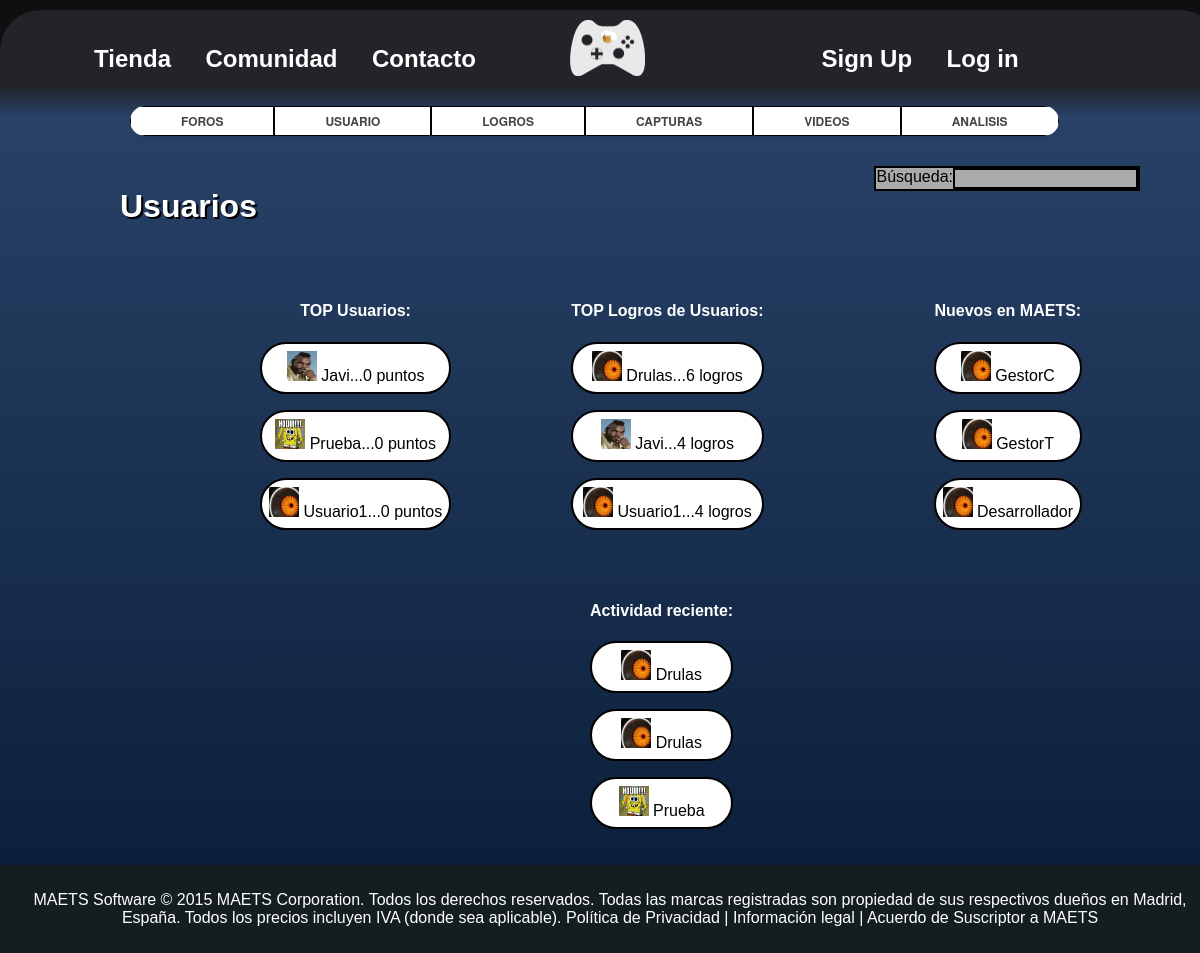
The page /community/usuarios.php on the database as committed earlier.
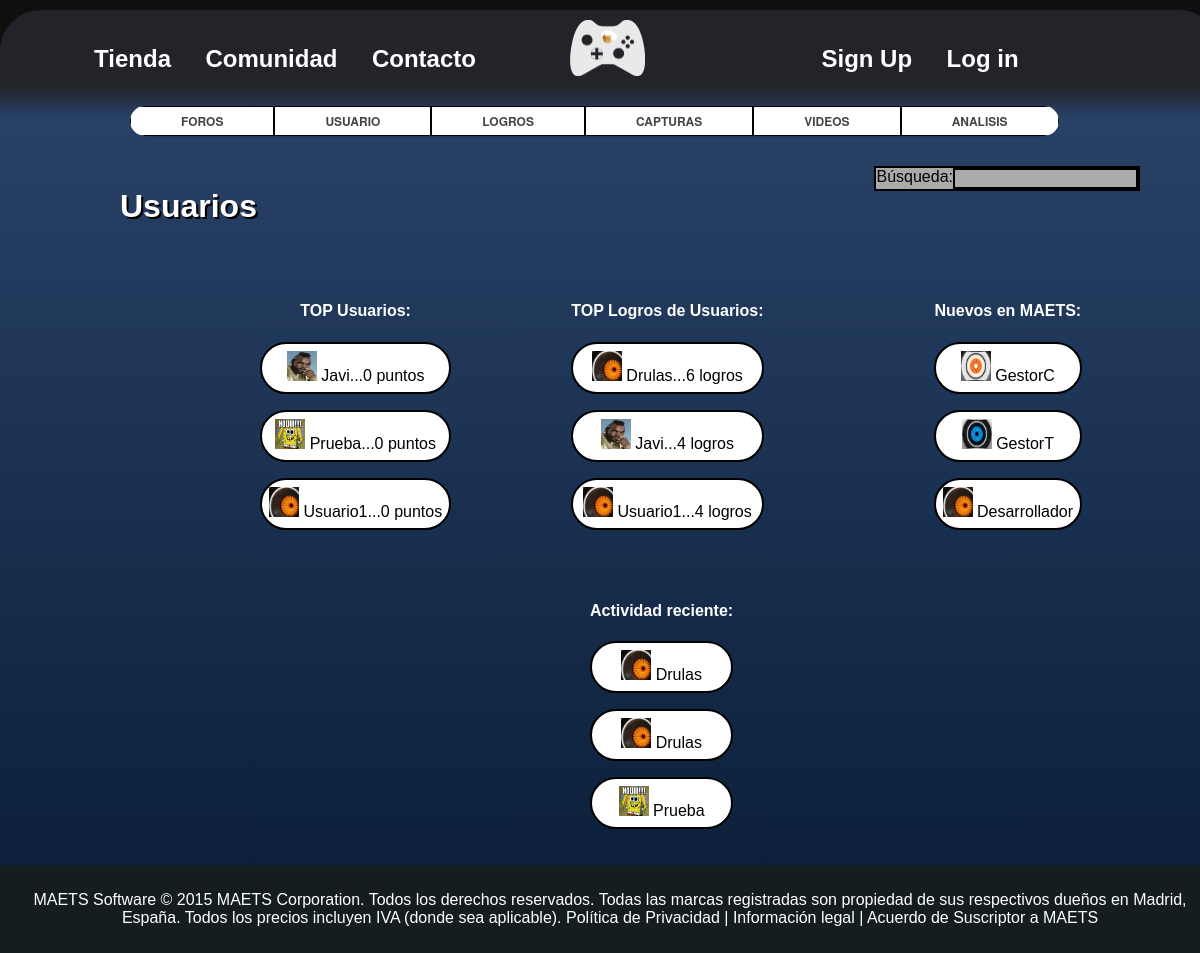
The same page on the database as committed later.
### tables this page shows
CREATE TABLE IF NOT EXISTS `usuario` (
`Id` int(10) NOT NULL,
  `Nick` varchar(20) NOT NULL,
  `Contrasenia` varchar(100) NOT NULL,
  `Nombre` varchar(20) NOT NULL,
  `Apellidos` varchar(50) NOT NULL,
  `Correo` varchar(50) NOT NULL,
  `Fecha de Nacimiento` date NOT NULL,
  `Pais` varchar(50) NOT NULL,
  `Ciudad` varchar(50) NOT NULL,
  `Direccion` varchar(100) NOT NULL,
  `Codigo Postal` int(7) NOT NULL,
  `Puntuacion` int(7) NOT NULL,
  `Rol` enum('Usuario Registrado','Administrador','Desarrollador','Gestor-Tienda','Gestor-Comunidad','') NOT NULL,
  `Imagen` varchar(150) NOT NULL,
  `Companyia` varchar(150) NOT NULL
);

### include/communityBD.php (called while the page is built, shortened)
<?php
function getTopUsers() {
	require_once ('../include/config.php');
	$connection = createConnection();
	$sql = "SELECT Nick, Imagen, Puntuacion FROM usuario ORDER BY Puntuacion DESC LIMIT 3";
	$res = $connection->query($sql) or die ($connection->error). " en la linea".(_LINE_-1);
	while($ret[] = $res->fetch_assoc());
	return $ret;
}
function getTopLogros() {
	require_once ('../include/config.php');
	$connection = createConnection();
	$sql = "SELECT IDUsuario, COUNT(IDUsuario) FROM consigue
			GROUP BY IdUsuario
			ORDER BY COUNT(IDUsuario) DESC LIMIT 3";
	$res = $connection->query($sql) or die ($connection->error). " en la linea".(_LINE_-1);
	while($ret[] = $res->fetch_assoc());
	return $ret;
}
function getUsuariosNuevos() {
	require_once ('../include/config.php');
	$connection = createConnection();
	$sql = "SELECT Nick, Imagen FROM usuario ORDER BY Id DESC LIMIT 3";
	$res = $connection->query($sql) or die ($connection->error). " en la linea".(_LINE_-1);
	while($ret[] = $res->fetch_assoc());
	return $ret;
}
function getUltimosPost() {
	require_once ('../include/config.php');
	$connection = createConnection();
	$sql = "SELECT IdUsuario FROM hilo ORDER BY Fecha_de_creacion DESC LIMIT 3";
	$res = $connection->query($sql) or die ($connection->error). " en la linea".(_LINE_-1);
	while($ret[] = $res->fetch_assoc());
	return $ret;
}
?>

### include/communityOp.php (called while the page is built, shortened)
<?php
require('communityBD.php');
function obtenerTopUsers() {
	return getTopUsers();
}
function obtenerTopLogros() {
	return getTopLogros();
}
function obtenerUsuariosNuevos() {
	return getUsuariosNuevos();
}
function obtenerUltimosPost() {
	return getUltimosPost();
}
?>

### include/usersBD.php (called while the page is built, shortened)
<?php
function selectUserById($iduser){
	$con = createConnection();
	$sql = "SELECT * FROM usuario WHERE id = '$iduser'";
	$rs = $con->query($sql) or die  ($con->error. " en la linea ".(_LINE_-1));
	if($rs != NULL)
	{
		if($row = $rs->fetch_assoc())
		{
			return ($row);
		}
		else
			closeConnection($con);
			return (NULL);
	}
}
?>

### include/config.php (called while the page is built, shortened)
<?php
function createConnection(){
	$servidor="localhost";
	$user="root";
	$bdd="maets";
	$mysqli = new mysqli($servidor, $user, "", $bdd);
	return $mysqli;
}

### include/vComunidad.php (the view, shortened to what this page needs)
<?php
require_once('communityOp.php');
require_once('usersBD.php');
	function generarTopUsuarios() {
		$usuarios = obtenerTopUsers();
		foreach ($usuarios as $user) {
			if($user!=NULL)
				echo " <p><a href='../Usuario/Usuario.php?user=" .$user['Nick']. "'><img class='imageUser' src='../images/usuarios/" .$user['Imagen']. "'> </a>" .$user['Nick']. "..." .$user['Puntuacion']. " puntos</p>";
		}
	}
	function generarTopLogros() {
		$idUsuarios = obtenerTopLogros();
		foreach ($idUsuarios as $user) {
			if($user!=NULL){
				$usuario = selectUserById($user['IDUsuario']);
				echo " <p><a href='../Usuario/Usuario.php?user=" .$usuario['Nick']. "'><img class='imageUser' src='../images/usuarios/" .$usuario['Imagen']. "'> </a>" .$usuario['Nick']. "..." .$user['COUNT(IDUsuario)']. " logros</p>";
			}
		}
	}
	function generarNuevosUsuarios() {
		$usuarios = obtenerUsuariosNuevos();
		foreach ($usuarios as $user) {
			if($user!=NULL)
				echo " <p><a href='../Usuario/Usuario.php?user=" .$user['Nick']. "'><img class='imageUser' src='../images/usuarios/" .$user['Imagen']. "'> </a>" .$user['Nick']. "</p>";
		}
	}
	function generarUltimosPost() {
		$usuarios = obtenerUltimosPost();
		foreach ($usuarios as $user) {
			if($user!=NULL) {
				$usuario = selectUserById($user['IdUsuario']);
				echo " <p><a href='../Usuario/Usuario.php?user=" .$usuario['Nick']. "'><img class='imageUser' src='../images/usuarios/" .$usuario['Imagen']. "'> </a>" .$usuario['Nick']. "</p>";
			}
		}
	}
?>

### community/usuarios.php (shortened to what this page needs)
<?php require_once __DIR__.'\..\include\config.php'; ?>
<!DOCTYPE html>
<html>
<head>
	<link rel="stylesheet" type="text/css" href="../css/main.css" />
	<link rel="stylesheet" type="text/css" href="../css/pcomunidad.css" />
	<link rel="stylesheet" type="text/css" href="css/usuarios.css" />
</head>
<?php  require_once ('../static/mainTOP.php'); ?>
<?php  require_once ('../static/communityMenu.php'); ?>
<?php  require_once ('../include/vComunidad.php'); ?>
<?php  require_once('../include/communityOp.php'); ?>
			<div id="usuarios">
				<h1> Usuarios </h1>
			</div>
			<div id="top_usuarios">
				<h4> TOP Usuarios: </h4>
				<?php generarTopUsuarios(); ?>
			</div>
			<div id="top_logros">
				<h4> TOP Logros de Usuarios: </h4>
				<?php generarTopLogros(); ?>
			</div>
			<div id="ultimos_registrados">
				<h4> Nuevos en MAETS: </h4>
				<?php generarNuevosUsuarios(); ?>
			</div>
			<div id="espacio"></div>
			<div id="ultima_actividad">
				<h4> Actividad reciente: </h4>
				<?php generarUltimosPost(); ?>
			</div>
<?php  require_once ('../static/mainBOT.php'); ?>
</html>

### static/mainTOP.php
<?php
function cargaCabeceraAnon(){
	echo "
							 	<div id='right-nav'>
							 	<li><a href='".SIGNUP."'>Sign Up</a></li>
							 	<li><a href='".LOGIN."'>Log in</a></li>
							 	</div>";
}
 function cargaCabecera(){
 	if(isset($_SESSION["Nick"])){
		if($_SESSION["Logueado"] == true){
			echo
				"<div id='nombreUsuario'>
					<li><a href='".USER."'>" .$_SESSION["Nick"]. "</a></li>
				  	<div id='logout'>
				  		<li><a href='".LOGOUT."'>Logout</a></li>
					</div>
				</div>
				<li><a href='".USER."'><img id='imagenUsuario' src='".IMAGENES."/usuarios/".$_SESSION["IMG"]."'></a></li>";
		} else{
				cargaCabeceraAnon();
		}
	}	else {
		cargaCabeceraAnon();
	}
}
?>
<body>
	<div id="franja"/>
	<div id="container">
		<div id="nav">
			<div id="left-nav">
				<li><a href=<?php echo TIENDA ?>>Tienda</a></li>
				<li><a href=<?php echo COMMUNITY ?>>Comunidad</a></li>
				<li><a href=<?php echo CONTACT ?>>Contacto</a></li>
			</div>
			<a href=<?php echo HOME ?>><img class="icono_nav" src=<?php echo IMAGENES."/MAETS.png"; ?>></a>
				<?php
					cargaCabecera();
				?>
	    </div>
	    <div id="content">

### static/communityMenu.php (shortened to what this page needs)
<div id="menu">
					<div id="navigation">
					   <div id="elementoMenu"><a href=<?php echo COMUNIDAD."/foros.php"?> title="Enlace generico">  Foros     </a> </div>
					   <div id="elementoMenu"><a href=<?php echo COMUNIDAD."/usuarios.php"?> title="Enlace generico">  Usuario     </a> </div>
					   <div id="elementoMenu"><a href=<?php echo COMUNIDAD."/achievements.php"?> title="Enlace generico">   Logros    </a> </div>
					   <div id="elementoMenu"><a href=<?php echo COMUNIDAD."/capturas.php"?> title="Enlace generico">   Capturas </a> </div>
					   <div id="elementoMenu"><a href=<?php echo COMUNIDAD."/videos.php"?> title="Enlace generico">   Videos    </a> </div>
					   <div id="elementoMenu"><a href=<?php echo COMUNIDAD."/analysis.php"?> title="Enlace generico">  Analisis  </a> </div>
					</div>
			</div>
<div id="cajaBusqueda">
				<div id ="busqueda">
					<form method=post action=<?php echo USUARIOCARPETA.'/resultados.php'?>>
					Búsqueda:
					<input type  ="text" name ="busqueda" id ="busqueda" class="texto" name="lname"/>
					</form>
				</div>
			</div>

### static/mainBOT.php
		</div>
		<div id="pie">
			<p>MAETS Software
				© 2015 MAETS Corporation. Todos los derechos reservados. Todas las marcas registradas son propiedad de sus respectivos dueños en Madrid, España.
				Todos los precios incluyen IVA (donde sea aplicable).   Política de Privacidad   |   Información legal   |   Acuerdo de Suscriptor a MAETS
			</p>
		</div>
	</div>
</body>

### css/main.css (style rules this page uses)
body { font-family: sans-serif; text-align: center; background-color: rgb(27,27,27); }
#franja { position:absolute; height: 200px; background-color: rgb(15,15,15); width:100%; left:0; top:0; border-bottom:1px black solid; }
#container { width: 1220px; height: auto; margin-top:10px; margin-left: auto; margin-right: auto; margin-bottom: auto; }
#nav { border-radius: 41px 41px 0px 0px; -moz-border-radius: 41px 41px 0px 0px; -webkit-border-radius: 41px 41px 0px 0px; background-color: #222429; padding: 10px; overflow: auto; }
#left-nav { float:left; width: 560px; margin-top: 25px; }
#right-nav { float: left; width: 560px; margin-top: 25px; }
#content { background: rgba(34,36,41,1); background: -moz-linear-gradient(top, rgba(34,36,41,1) 0%, rgba(40,65,102,1) 4%, rgba(12,32,59,1) 100%); background: -webkit-gradient(left top, left bottom, color-stop(0%, rgba(34,36,41,1)), color-stop(4%, rgba(40,65,102,1)), color-stop(100%, rgba(12,32,59,1))); background: -webkit-linear-gradient(top, rgba(34,36,41,1) 0%, rgba(40,65,102,1) 4%, rgba(12,32,59,1) 100%); background: -o-linear-gradient(top, rgba(34,36,41,1) 0%, rgba(40,65,102,1) 4%, rgba(12,32,59,1) 100%); background: -ms-linear-gradient(top, rgba(34,36,41,1) 0%, rgba(40,65,102,1) 4%, rgba(12,32,59,1) 100%); background: linear-gradient(to bottom, rgba(34,36,41,1) 0%, rgba(40,65,102,1) 4%, rgba(12,32,59,1) 100%); filter: progid:DXImageTransform.Microsoft.gradient( startColorstr='#222429', endColorstr='#0c203b', GradientType=0 ); height: 100%; padding: 20px; overflow: auto; clear: both; }
a { text-decoration: none; color: white; }
li { display: inline; text-align: center; margin: 0 10px 0 0; padding: 10px; color: white; font-size: 150%; font-weight: bold; }
h1 { color: #FFFFFF; text-shadow: 2px 2px #000000; font-size: 19px; }
img.icono_nav { float: left; width: 75px; height: 75*1,3px; }
#pie { color: white; padding: 10px; text-align: center; clear: both; background-color: rgba(20,30,33,1); }

### css/pcomunidad.css (style rules this page uses)
#menu { padding: 0px 110px; font: bold 12px/18px "Helvetica Neue", Helvetica, Arial, sans-serif; text-transform: uppercase; color: #444; }
#menu:after { clear: both; content: "."; display: block; height: 0; visibility: hidden; }
#navigation { float: left; border-radius: 100px; box-shadow: 0 2px 2px rgba(0, 0, 0, 0.07); -webkit-box-shadow: 0 2px 2px rgba(0, 0, 0, 0.07); overflow: hidden; }
#elementoMenu { float: left; border-style: solid; border-width: 1px; border-color: #000000; box-shadow: 0 1px rgba(255,255,255,1) inset; -webkit-box-shadow: 0 1px rgba(255,255,255,1) inset; background: #FFFFFF; }
#elementoMenu a { display: block; padding: 5px 50px; color: #444; text-decoration: none; text-shadow: 0 1px #FFF; }
#cajaBusqueda { padding-top: 30px; padding-right: 60px; }
#busqueda { text-align: center; background-color: #AAAAAA; float: right; border-style: solid; border-width: 2px; border-color: black; }

### community/css/usuarios.css (style rules this page uses)
#usuarios h1 { font-size: 200%; text-align: left; margin-left: 100px; }
#top,#top_usuarios,#top_logros,#ultima_actividad, #ultimos_registrados, #ultimos_logros h4 { color: white; text-align: center; }
#top,#top_usuarios,#top_logros { float: left; margin-left: 120px; margin-top: 35px; }
#ultima_actividad, #ultimos_registrados, #ultimos_logros { float: left; margin-left: 170px; margin-top: 35px; }
#top p,#top_usuarios p,#top_logros p,#ultima_actividad p, #ultimos_registrados p, #ultimos_logros p { color: black; padding: 7px; border-radius: 100px; border-style: solid; border-width: 2px; border-color: #000000; background: #FFFFFF; text-align: center; }
img.imageUser { width: 30px; height: 30px; }
#espacio { float: left; width: 400px; height: 100px; }

Rows that differ between the two databases and show on the page:
changed usuario "GestorC": Imagen: a different picture
changed usuario "GestorT": Imagen: a different picture
